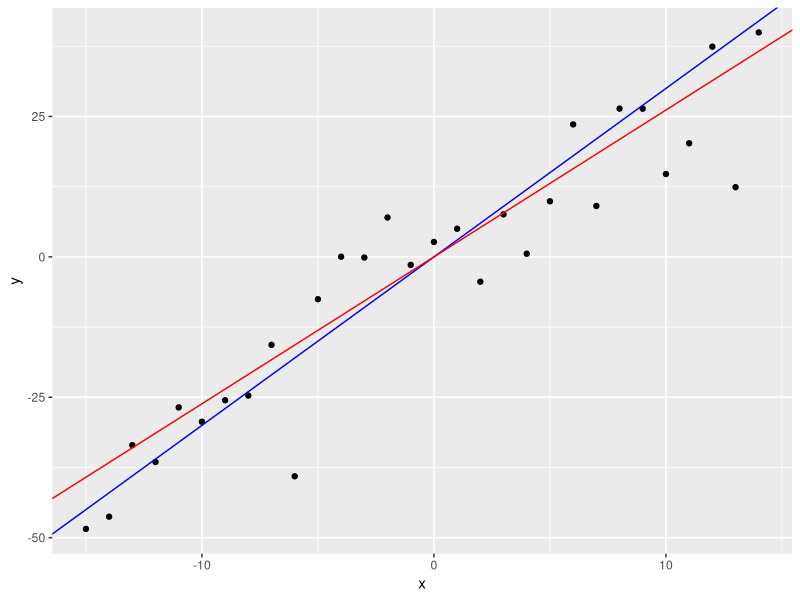
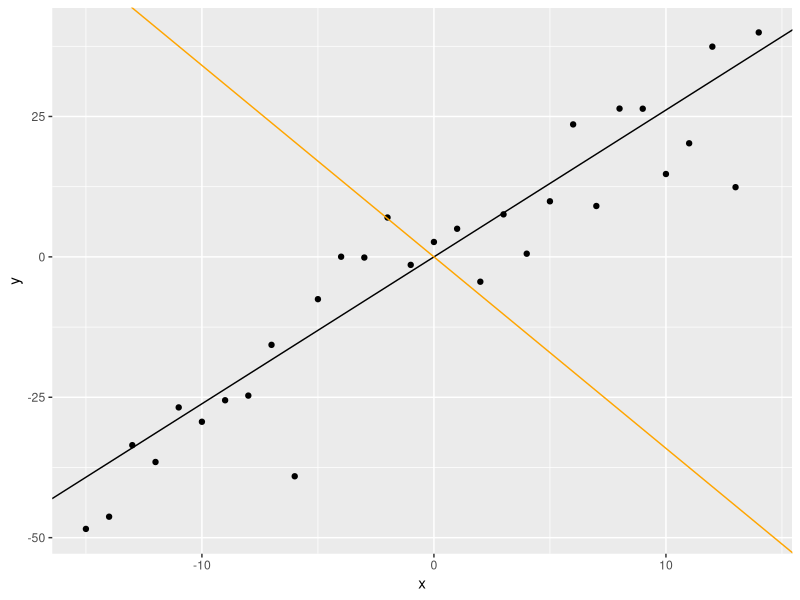
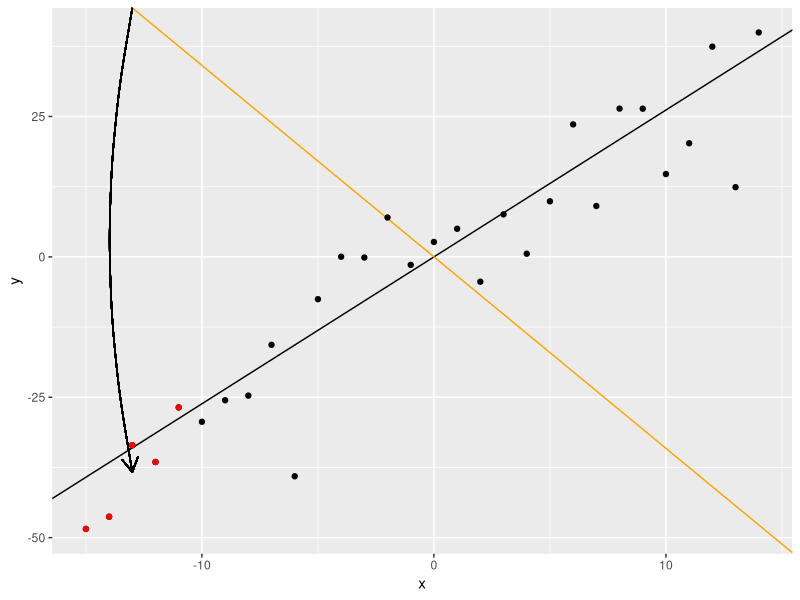
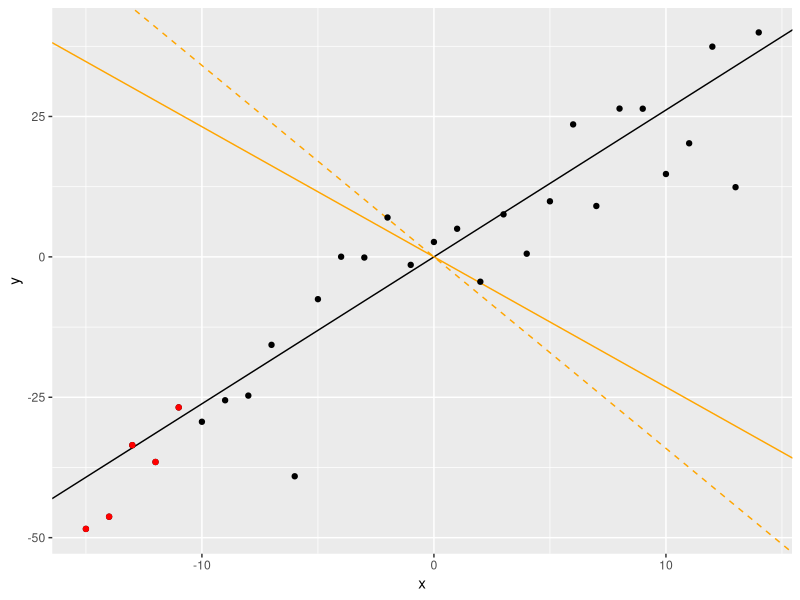

Reproduce these figures in R, in order.
## ---- chunk 1
#| warning: false
#| message: false
library(tidyverse)

set.seed(128230565)
x_range <- c(-15, 14)
slope <- 3
slope_df <-
  tibble(x = x_range[1]:x_range[2]) %>%
  mutate(y = rnorm(n(), mean = x * slope, sd = 10))
## ---- chunk 2
#| echo: false
sample_slope <- coef(lm(y ~ x - 1, slope_df))[1]

ggplot(slope_df, aes(x = x, y = y)) +
  geom_point() +
  geom_abline(slope = slope, color = "blue", intercept = 0) +
  geom_abline(slope = sample_slope, color = "red", intercept = 0)
## ---- chunk 3
# generate a random initial guess about the mean
set.seed(8739172)
current_guess_at_slope <- rnorm(1, sd = 10)
## ---- chunk 4
#| echo: false
ggplot(slope_df, aes(x = x, y = y)) +
  geom_point() +
  geom_abline(slope = sample_slope, color = "black", intercept = 0) +
  geom_abline(slope = current_guess_at_slope, color = "orange", intercept = 0)
## ---- chunk 5
# pick a random data point
batch_size <- 5
ipick <- 1:5

# that's our neural network
prediction <- current_guess_at_slope * slope_df[['x']][ipick] 

# computing squared error and difference
error <- (prediction - slope_df[['y']][ipick])^2
delta <- prediction - slope_df[['y']][ipick]
## ---- chunk 6
#| echo: false
ggplot(slope_df, aes(x = x, y = y)) +
  geom_abline(slope = sample_slope, color = "black", intercept = 0) +
  geom_abline(slope = current_guess_at_slope, color = "orange", intercept = 0) +
  geom_point()  +
  geom_point(data =  slope_df[ipick, ], color = "red") +
  geom_curve(data = NULL, x = mean(slope_df[['x']][ipick]), y = mean(prediction), xend = mean(slope_df[['x']][ipick]), yend = mean(slope_df[['y']][ipick]), curvature = 0.1, arrow = arrow(length = unit(0.03, "npc")))
## ---- chunk 7
#| echo: false
# we save this behind the scenes only for comparison plotting 
previous_guess <- current_guess_at_slope
## ---- chunk 8
alpha <- 0.001 / batch_size # we need a smaller step as it reflects delta * input accumulated over batch_size points
current_guess_at_slope <- current_guess_at_slope - alpha * sum(delta * slope_df[['x']][ipick])
## ---- chunk 9
#| echo: false
ggplot(slope_df, aes(x = x, y = y)) +
  geom_abline(slope = sample_slope, color = "black", intercept = 0) +
  geom_abline(slope = current_guess_at_slope, color = "orange", intercept = 0) +
  geom_abline(slope = previous_guess, color = "orange", intercept = 0, linetype = "dashed") +
  geom_point() +
  geom_point(data = slope_df[ipick, ], color = "red")
